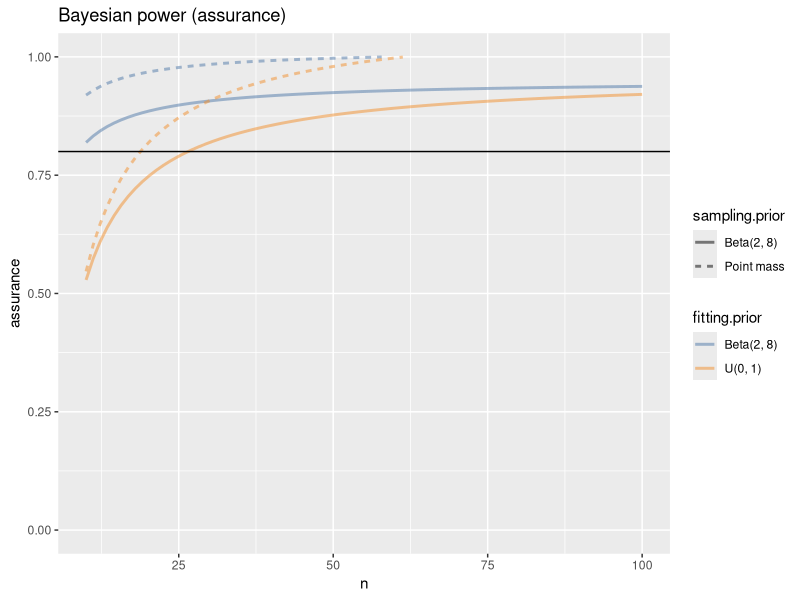
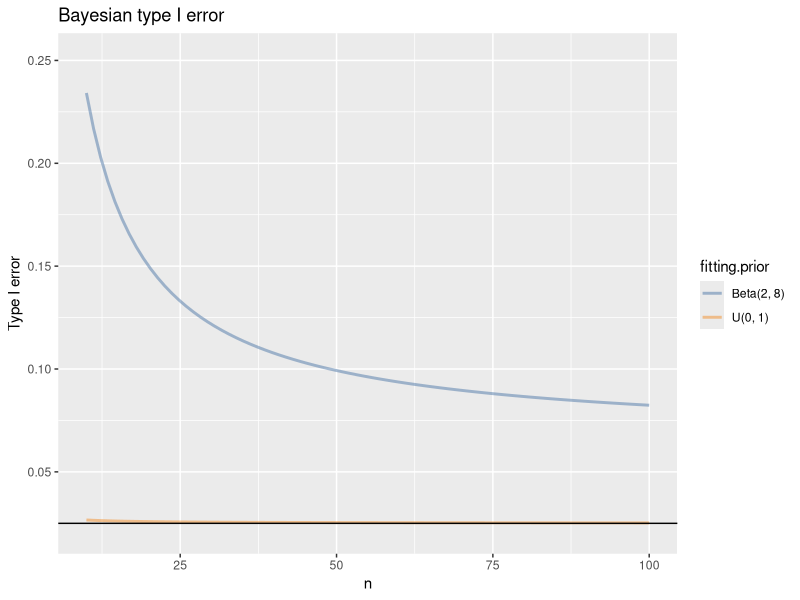

These charts were generated, in order, by the following R code:
## ---- chunk 1
knitr::opts_chunk$set(echo = TRUE)
## ---- chunk 2
## Function to perform assurance calculation based on ALC for binomial proportion
#' @param value.null value of the null hypothesis
#' @param alpha value for a \math{1 - alpha / 2} credible interval
#' @param sampling.mean mean parameter for beta sampling prior
#' @param sampling.disp dispersion parameter for beta sampling prior. If infinity, a point mass at sampling.mean
#' @param fitting.mean mean parameter for beta fitting prior
#' @param fitting.disp dispersion shape parameter for beta fitting prior
#' @param sample.size vector of sample sizes to compute CI widths
#' @param ndatasets number of simulated data sets
assurance <- function(
  value.null
  , sample.size = seq(10, 100, by = 1)
  , alpha = 0.05
  , sampling.mean = 0.2, sampling.disp = 10
  , fitting.mean = 0.5, fitting.disp = 1
  , ndatasets = 10000
) {
  ## Compute shape parameters
  sampling.shape1 <- sampling.disp * sampling.mean
  sampling.shape2 <- sampling.disp * (1 - sampling.mean)
  fitting.shape1  <- fitting.disp * fitting.mean
  fitting.shape2  <- fitting.disp * (1 - fitting.mean)
  ## vector to store results
  post.probs <- matrix(nrow = ndatasets, ncol = length(sample.size))
  thresh     <- 1 - alpha/2
  ## loop through sample sizes
  for ( i in seq_along(sample.size) ) {
    ## Obtain samples from sampling prior
    if ( sampling.disp < Inf ) {
      sprior.sample <- rbeta(
        n = ndatasets, shape1 = sampling.shape1, shape2 = sampling.shape2
      )
      ## Sample from predictive distribution of the sampling prior
      y.sprior.sample <- rbinom(n = ndatasets, size = sample.size[i], prob = sprior.sample)
    } else {
      ## Sample from a fixed probability at sampling.mean
      y.sprior.sample <- rbinom(n = ndatasets, size = sample.size[i], prob = sampling.mean)
    }
    ## Compute parameters for posterior distribution (beta since conjugate)
    fitting.shape1.post <- y.sprior.sample + fitting.shape1
    fitting.shape2.post <- sample.size[i] - y.sprior.sample + fitting.shape2
    ## Compute posterior probability
    post.probs[, i] <- pbeta(value.null, fitting.shape1.post, fitting.shape2.post, lower.tail = TRUE)
  }
  data.frame(n = sample.size, assurance = colMeans(post.probs >= thresh))
}
## ---- chunk 3
## Load packages
library(tidyverse)
library(ggthemes)

## Power simulations
   ## Beta(2, 8) sampling prior
       ## Uniform fitting prior
       assurance.random.noninform <- assurance(
         value.null = 0.5, ndatasets = 100000
         , sampling.mean = 2/10, sampling.disp = 10
         , fitting.mean = 0.5, fitting.disp = 1
       )
       assurance.random.noninform$sampling.prior = 'Beta(2, 8)'
       assurance.random.noninform$fitting.prior = 'U(0, 1)'
       ## Beta(2, 8) fitting prior
       assurance.random.inform <- assurance(
         value.null = 0.5, ndatasets = 100000
         , sampling.mean = 2/10, sampling.disp = 10
         , fitting.mean = 2/10, fitting.disp = 10
        )
       assurance.random.inform$sampling.prior = 'Beta(2, 8)'
       assurance.random.inform$fitting.prior = 'Beta(2, 8)'
   ## Point mass prior at 0.2
       ## Uniform fitting prior
       assurance.pointmass.noninform <- assurance(
         value.null = 0.5, ndatasets = 100000
         , sampling.mean = 2/10, sampling.disp = Inf
         , fitting.mean = 0.5, fitting.disp = 1
       )
       assurance.pointmass.noninform$sampling.prior = 'Point mass'
       assurance.pointmass.noninform$fitting.prior = 'U(0, 1)'
       ## Beta(2, 8) fitting prior
       assurance.pointmass.inform <- assurance(
         value.null = 0.5, ndatasets = 100000
         , sampling.mean = 2/10, sampling.disp = Inf
         , fitting.mean = 2/10, fitting.disp = 10
        )
        assurance.pointmass.inform$sampling.prior = 'Point mass'
        assurance.pointmass.inform$fitting.prior = 'Beta(2, 8)'
## ---- chunk 4
## Combine sims
sims <- rbind(assurance.random.noninform, assurance.random.inform, assurance.pointmass.noninform, assurance.pointmass.inform)

## Plot
ggplot(
  data = sims, 
  aes(x = n, y = assurance
      , color = fitting.prior, fill = fitting.prior
      , linetype = sampling.prior, shape = sampling.prior
  )
) + 
  geom_line(
    stat="smooth",method = "lm", formula = y ~ 0 + I(1/x) + I((x-1)/x)
    , alpha = 0.5, linewidth = 1
  ) +
  ggtitle("Bayesian power (assurance)") + 
  scale_color_tableau() + 
  scale_fill_tableau() + 
  geom_hline(yintercept = 0.8) +
  ylim(0,1)
## ---- chunk 5
## Type I error simulations using point mass prior at 0.5
## Uniform fitting prior
type1error.pointmass.noninform <- assurance(
 value.null = 0.5, ndatasets = 100000
 , sampling.mean = 0.5, sampling.disp = Inf
 , fitting.mean = 0.5, fitting.disp = 1
)
type1error.pointmass.noninform$sampling.prior = 'Point mass'
type1error.pointmass.noninform$fitting.prior = 'U(0, 1)'
## Beta(2, 8) fitting prior
type1error.pointmass.inform <- assurance(
 value.null = 0.5, ndatasets = 100000
 , sampling.mean = 0.5, sampling.disp = Inf
 , fitting.mean = 2/10, fitting.disp = 10
)
type1error.pointmass.inform$sampling.prior = 'Point mass'
type1error.pointmass.inform$fitting.prior = 'Beta(2, 8)'
## ---- chunk 6
sims.type1error <- rbind(type1error.pointmass.noninform, type1error.pointmass.inform)

## Plot
ggplot(
  data = sims.type1error, 
  aes(x = n, y = assurance
      , color = fitting.prior, fill = fitting.prior
  )
) + 
  geom_line(
    stat="smooth",method = "lm", formula = y ~ 0 + I(1/x) + I((x-1)/x)
    , alpha = 0.5, linewidth = 1
  ) +
  ggtitle("Bayesian type I error") + 
  scale_color_tableau() + 
  scale_fill_tableau() +
  geom_hline(aes(yintercept = 0.025)) +
  ylab("Type I error")

